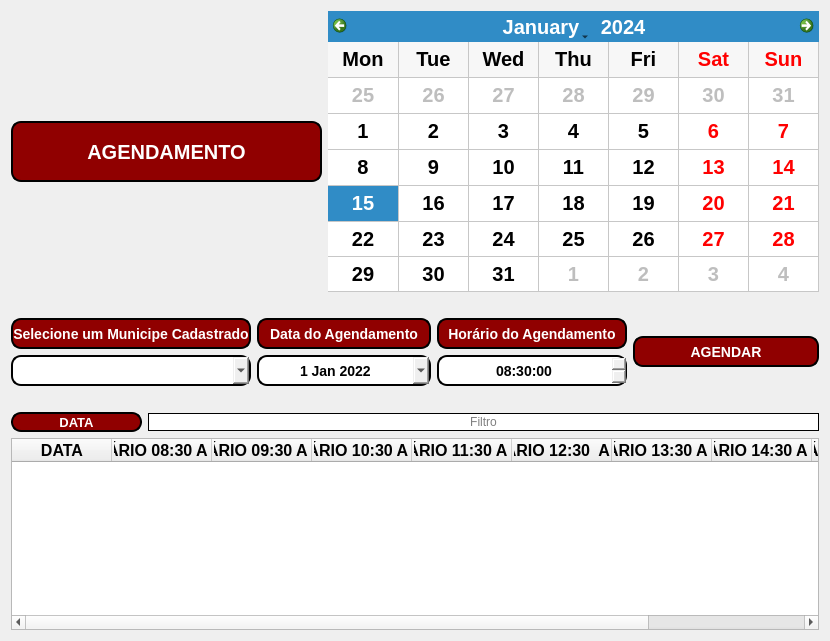
      <widget class="QWidget" name="page_agendamento">
       <layout class="QVBoxLayout" name="verticalLayout_6">
        <item>
         <layout class="QHBoxLayout" name="horizontalLayout_19">
          <item>
           <widget class="QLabel" name="label_44">
            <property name="minimumSize">
             <size>
              <width>311</width>
              <height>61</height>
             </size>
            </property>
            <property name="maximumSize">
             <size>
              <width>311</width>
              <height>61</height>
             </size>
            </property>
            <property name="font">
             <font>
              <pointsize>15</pointsize>
              <weight>75</weight>
              <italic>false</italic>
              <bold>true</bold>
             </font>
            </property>
            <property name="styleSheet">
             <string notr="true">QLabel {
	color: rgb(255, 255, 255);
    
	background-color: rgb(144, 0, 0);
    border-style: outset;
    border-width: 2px;
    border-radius: 10px;
    border-color: black;
}</string>
            </property>
            <property name="text">
             <string>AGENDAMENTO</string>
            </property>
            <property name="alignment">
             <set>Qt::AlignCenter</set>
            </property>
           </widget>
          </item>
          <item>
           <widget class="QCalendarWidget" name="calendarWidget_2">
            <property name="minimumSize">
             <size>
              <width>491</width>
              <height>281</height>
             </size>
            </property>
            <property name="maximumSize">
             <size>
              <width>491</width>
              <height>281</height>
             </size>
            </property>
            <property name="font">
             <font>
              <pointsize>15</pointsize>
              <weight>75</weight>
              <bold>true</bold>
             </font>
            </property>
            <property name="gridVisible">
             <bool>true</bool>
            </property>
            <property name="verticalHeaderFormat">
             <enum>QCalendarWidget::NoVerticalHeader</enum>
            </property>
            <property name="navigationBarVisible">
             <bool>true</bool>
            </property>
            <property name="dateEditEnabled">
             <bool>true</bool>
            </property>
           </widget>
          </item>
         </layout>
        </item>
        <item>
         <widget class="QLabel" name="label_45">
          <property name="sizePolicy">
           <sizepolicy hsizetype="Fixed" vsizetype="Fixed">
            <horstretch>0</horstretch>
            <verstretch>0</verstretch>
           </sizepolicy>
          </property>
          <property name="text">
           <string/>
          </property>
         </widget>
        </item>
        <item>
         <layout class="QHBoxLayout" name="horizontalLayout_27">
          <item>
           <layout class="QVBoxLayout" name="verticalLayout_8">
            <item>
             <widget class="QLabel" name="label_25">
              <property name="minimumSize">
               <size>
                <width>174</width>
                <height>31</height>
               </size>
              </property>
              <property name="maximumSize">
               <size>
                <width>16777215</width>
                <height>31</height>
               </size>
              </property>
              <property name="styleSheet">
               <string notr="true">QLabel {
	color: rgb(255, 255, 255);
    
	background-color: rgb(144, 0, 0);
    border-style: outset;
    border-width: 2px;
    border-radius: 10px;
    border-color: black;
    font: bold 14px;
    min-width: 10em;}</string>
              </property>
              <property name="text">
               <string>Selecione um Municipe Cadastrado</string>
              </property>
              <property name="alignment">
               <set>Qt::AlignCenter</set>
              </property>
             </widget>
            </item>
            <item>
             <widget class="QComboBox" name="comboBox_municipe">
              <property name="minimumSize">
               <size>
                <width>174</width>
                <height>31</height>
               </size>
              </property>
              <property name="maximumSize">
               <size>
                <width>16777215</width>
                <height>31</height>
               </size>
              </property>
              <property name="cursor">
               <cursorShape>PointingHandCursor</cursorShape>
              </property>
              <property name="styleSheet">
               <string notr="true">QComboBox {
	color: rgb(0, 0, 0);
    
;
    border-style: outset;
    border-width: 2px;
    border-radius: 10px;
    border-color: black;
    font: bold 14px;
    min-width: 10em;}</string>
              </property>
              <property name="maxVisibleItems">
               <number>10</number>
              </property>
             </widget>
            </item>
           </layout>
          </item>
          <item>
           <layout class="QVBoxLayout" name="verticalLayout_9">
            <item>
             <widget class="QLabel" name="label_24">
              <property name="minimumSize">
               <size>
                <width>174</width>
                <height>31</height>
               </size>
              </property>
              <property name="maximumSize">
               <size>
                <width>174</width>
                <height>31</height>
               </size>
              </property>
              <property name="styleSheet">
               <string notr="true">QLabel {
	color: rgb(255, 255, 255);
    
	background-color: rgb(144, 0, 0);
    border-style: outset;
    border-width: 2px;
    border-radius: 10px;
    border-color: black;
    font: bold 14px;
    min-width: 10em;}</string>
              </property>
              <property name="text">
               <string>Data do Agendamento</string>
              </property>
              <property name="alignment">
               <set>Qt::AlignCenter</set>
              </property>
             </widget>
            </item>
            <item>
             <widget class="QDateEdit" name="de_data_do_agendamento">
              <property name="minimumSize">
               <size>
                <width>174</width>
                <height>31</height>
               </size>
              </property>
              <property name="maximumSize">
               <size>
                <width>174</width>
                <height>31</height>
               </size>
              </property>
              <property name="cursor">
               <cursorShape>PointingHandCursor</cursorShape>
              </property>
              <property name="styleSheet">
               <string notr="true">QDateEdit {
	color: rgb(0, 0, 0);
    
    border-style: outset;
    border-width: 2px;
    border-radius: 10px;
    border-color: black;
    font: bold 14px;
    min-width: 10em;}</string>
              </property>
              <property name="alignment">
               <set>Qt::AlignCenter</set>
              </property>
              <property name="dateTime">
               <datetime>
                <hour>0</hour>
                <minute>0</minute>
                <second>0</second>
                <year>2022</year>
                <month>1</month>
                <day>1</day>
               </datetime>
              </property>
              <property name="calendarPopup">
               <bool>true</bool>
              </property>
             </widget>
            </item>
           </layout>
          </item>
          <item>
           <layout class="QVBoxLayout" name="verticalLayout_12">
            <item>
             <widget class="QLabel" name="label_43">
              <property name="minimumSize">
               <size>
                <width>174</width>
                <height>31</height>
               </size>
              </property>
              <property name="maximumSize">
               <size>
                <width>211</width>
                <height>31</height>
               </size>
              </property>
              <property name="styleSheet">
               <string notr="true">QLabel {
	color: rgb(255, 255, 255);
    
	background-color: rgb(144, 0, 0);
    border-style: outset;
    border-width: 2px;
    border-radius: 10px;
    border-color: black;
    font: bold 14px;
    min-width: 10em;}</string>
              </property>
              <property name="text">
               <string>Horário do Agendamento</string>
              </property>
              <property name="alignment">
               <set>Qt::AlignCenter</set>
              </property>
             </widget>
            </item>
            <item>
             <widget class="QTimeEdit" name="te_horario_agendamento">
              <property name="minimumSize">
               <size>
                <width>174</width>
                <height>31</height>
               </size>
              </property>
              <property name="maximumSize">
               <size>
                <width>211</width>
                <height>31</height>
               </size>
              </property>
              <property name="styleSheet">
               <string notr="true">QTimeEdit {
	color: rgb(0, 0, 0);
    
    border-style: outset;
    border-width: 2px;
    border-radius: 10px;
    border-color: black;
    font: bold 14px;
    min-width: 10em;}</string>
              </property>
              <property name="alignment">
               <set>Qt::AlignCenter</set>
              </property>
              <property name="maximumTime">
               <time>
                <hour>17</hour>
                <minute>30</minute>
                <second>0</second>
               </time>
              </property>
              <property name="minimumTime">
               <time>
                <hour>8</hour>
                <minute>30</minute>
                <second>0</second>
               </time>
              </property>
             </widget>
            </item>
           </layout>
          </item>
          <item>
           <widget class="QPushButton" name="btn_agendar">
            <property name="minimumSize">
             <size>
              <width>186</width>
              <height>31</height>
             </size>
            </property>
            <property name="maximumSize">
             <size>
              <width>151</width>
              <height>31</height>
             </size>
            </property>
            <property name="cursor">
             <cursorShape>PointingHandCursor</cursorShape>
            </property>
            <property name="styleSheet">
             <string notr="true">QPushButton {
	color: rgb(255, 255, 255);
    
	background-color: rgb(144, 0, 0);
    border-style: outset;
    border-width: 2px;
    border-radius: 10px;
    border-color: black;
    font: bold 14px;
    min-width: 10em;
    padding: 6px;
}

QPushButton:hover {
	background-color: rgb(238, 238, 0);
    border-style: inset;
	color: rgb(0, 0, 0);
}
QPushButton:pressed {
    background-color: red;
    border-style: inset;
}</string>
            </property>
            <property name="text">
             <string>AGENDAR</string>
            </property>
           </widget>
          </item>
         </layout>
        </item>
        <item>
         <widget class="QLabel" name="label_50">
          <property name="sizePolicy">
           <sizepolicy hsizetype="Preferred" vsizetype="Preferred">
            <horstretch>0</horstretch>
            <verstretch>0</verstretch>
           </sizepolicy>
          </property>
          <property name="text">
           <string/>
          </property>
         </widget>
        </item>
        <item>
         <layout class="QHBoxLayout" name="horizontalLayout_14">
          <item>
           <widget class="QLabel" name="label_72">
            <property name="minimumSize">
             <size>
              <width>131</width>
              <height>20</height>
             </size>
            </property>
            <property name="maximumSize">
             <size>
              <width>131</width>
              <height>20</height>
             </size>
            </property>
            <property name="font">
             <font>
              <pointsize>10</pointsize>
              <weight>75</weight>
              <italic>false</italic>
              <bold>true</bold>
             </font>
            </property>
            <property name="styleSheet">
             <string notr="true">QLabel {
	color: rgb(255, 255, 255);
    
	background-color: rgb(144, 0, 0);
    border-style: outset;
    border-width: 2px;
    border-radius: 10px;
    border-color: black;
}</string>
            </property>
            <property name="text">
             <string>DATA</string>
            </property>
            <property name="alignment">
             <set>Qt::AlignCenter</set>
            </property>
           </widget>
          </item>
          <item>
           <widget class="QLineEdit" name="le_filtro_data">
            <property name="minimumSize">
             <size>
              <width>132</width>
              <height>0</height>
             </size>
            </property>
            <property name="layoutDirection">
             <enum>Qt::LeftToRight</enum>
            </property>
            <property name="styleSheet">
             <string notr="true">QLineEdit{	
	color: rgb(0, 0, 0);
    border-style: outset;
    border-width: 0.5px;
    border-radius: 10px;
    border-color: black;
    min-width: 10em;
}
</string>
            </property>
            <property name="alignment">
             <set>Qt::AlignCenter</set>
            </property>
            <property name="placeholderText">
             <string>Filtro</string>
            </property>
           </widget>
          </item>
         </layout>
        </item>
        <item>
         <widget class="QTableWidget" name="tb_agendamento">
          <property name="font">
           <font>
            <pointsize>12</pointsize>
            <weight>75</weight>
            <bold>true</bold>
           </font>
          </property>
          <property name="editTriggers">
           <set>QAbstractItemView::NoEditTriggers</set>
          </property>
          <property name="sortingEnabled">
           <bool>true</bool>
          </property>
          <column>
           <property name="text">
            <string>DATA</string>
           </property>
          </column>
          <column>
           <property name="text">
            <string>HORÁRIO 08:30 A 09:30</string>
           </property>
          </column>
          <column>
           <property name="text">
            <string>HORÁRIO 09:30 A 10:30</string>
           </property>
          </column>
          <column>
           <property name="text">
            <string>HORÁRIO 10:30 A 11:30</string>
           </property>
          </column>
          <column>
           <property name="text">
            <string>HORÁRIO 11:30 A 12:30</string>
           </property>
          </column>
          <column>
           <property name="text">
            <string>HORÁRIO 12:30  A 13:30</string>
           </property>
          </column>
          <column>
           <property name="text">
            <string>HORÁRIO 13:30 A 14:30</string>
           </property>
          </column>
          <column>
           <property name="text">
            <string>HORÁRIO 14:30 A 15:30</string>
           </property>
          </column>
          <column>
           <property name="text">
            <string>HORÁRIO 15:30 A 16:30</string>
           </property>
          </column>
          <column>
           <property name="text">
            <string>HORÁRIO 16:30 A 17:30</string>
           </property>
          </column>
         </widget>
        </item>
       </layout>
      </widget>
